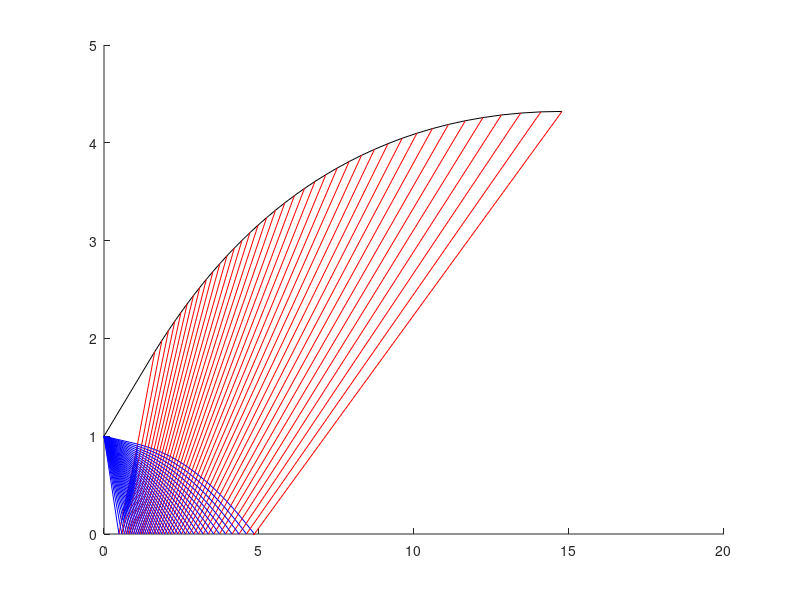

Here is the MATLAB script that generated this plot: (Note: this script raises an error after producing the figure.)
%% Housekeeping

clear %delete workspace
clc %clear command window
close all %close all figures and other popups

%% Definitions and initialisation

M = 2.6; %Exit Mach number (obtained from engine pressure ratio and ambient pressure, assuming perfet expansion)
y = 1.1336; %ratio of specific heats (gamma)

AR = ((y+1)/2)^((-(y+1))/(2*(y-1)))*((1+(y-1)/2*M^2)^((y+1)/(2*(y-1))))/M;
n = 39; %number of characteristic lines to plot
nu = (sqrt((y+1)/(y-1))*atan(sqrt((y-1)/(y+1)*(M^2-1))) - atan(sqrt(M^2-1))); %P-M function of half of exit mach number
theta_max = 0.5*nu; %set  max angle to half the P-M function of exit mach number (this is the maximum nozzle turning angle and the angle of the initial corner)

theta = zeros(n,n);
nu = zeros(n,n);
Kn = zeros(n,n);
Kp = zeros(n,n);
Mach = zeros(n,n);

dtheta = theta_max/n; %steps in angles
theta = [dtheta:dtheta:theta_max]; %array of angles (initial)
nu = theta; %set nu to be array of angles because you start at 0 flow angle, Mach 1
Kn = theta + nu; %constant for right running wave (top left to bottom right)
Kp = theta - nu; %constant for left running wave (bottom left to top right)

Theta = 0.5*bsxfun(@plus,Kn,-Kn'); %theta obtained back from Kn at every intersection point
Nu = 0.5*bsxfun(@minus,Kn,-Kn'); %nu obtained back from Kn at every intersection point
%bsxfun essentially intermeshes the arrays into matrices using the fact
%that reflected waves Kp = -Kn of the initial waves and transposing with -Kn' creates interface between ALL waves

Theta = [theta;Theta]; %matrix of theta (flow angles) at each point
Nu = [nu;Nu]; %matrix of nu (PM function angles) at each point
Mach = zeros(n+1,n); %empty matrix placeholder for mach numbers

for i = 1:n %for all reflected plus characteristics
    for j = 1:(n+1) %for all throat-originating minus characteristics
        Mach(j,i)=fsolve(@(x)(sqrt((y+1)/(y-1))*atan(sqrt((y-1)/(y+1)*(x^2-1)))-atan(sqrt(x^2-1))) - Nu(j,i),2); % use fzero function
        %         to find M solution of PM function for given nu, so this is Mach number at every intersection point.
    end
end

Mu = asin(1./Mach); %matrix of mach angles (physically the angle in which information propagates (mach cone for example) and the angle of expansion fans)
alpha_p = Theta+Mu; %constants for plus characteristic (bottom left to top right)
alpha_n = Theta-Mu; %constants for minus characteristic (top left to bottom right)
dydx_p=tan(alpha_p); %slopes of plus characteristic line
dydx_n=tan(alpha_n); %slopes of minus characteristic line


x = zeros(n+1,n); %empty matrix of x positions -> these will be points of intersecting characteristics that plot the lines
y = zeros(n+1,n); %empty matrix of y positons -> these will be points of intersecting characteristics that plot the lines

%% Calculate points on reflected plus characteristics

%i denotes the index of throat-originated minus characteristics
%j denotes the index of the reflected plus characteristics

for i=1:n %for all reflected plus characteristics
    for j=i:n %for all throat-originated minus characteristics that this reflected line crosses
        if i == 1 %if first reflected plus characteristic
            if j == 1 %if first throat-originated minus characteristic (has some numerical funkiness)
                x(i,j)= -2/(dydx_n(i,j)-dydx_p(i,j)); %dx after moving dy = -1 (i.e throat to centreline)
                y(i,j)= 1 + dydx_n(i,j)*x(i,j); %going from 1 down to centreline with slope; should always equal 0.
            else
                x(i,j)= (-2)/(dydx_n(i,j)-dydx_p(i,j)); %dx after moving dy = -1 (i.e throat to centreline)
                y(i,j)= 1 + dydx_n(i,j)*x(i,j); %going from 1 down to centreline with slope; should always equal 0.
            end
        else %for all other reflected plus characteristics after first
            if i == j %point of reflection i.e on centreline
                x(i,j) = x(i-1,j) - y(i-1,j)/dydx_n(i,j); %calculate from previous point and current line slope knowing that y = 0 at centreline.
            else %points of intersections with throat-originating minus characteristics
                x(i,j) = (y(i,j-1) - y(i-1,j) - x(i,j-1)*dydx_p(i,j) + x(i-1,j)*dydx_n(i,j))/(dydx_n(i,j)-dydx_p(i,j)); %see below
                %This the exact same equation used in method of characteristics
                %to find the location of points from two preceding points from
                %which two characteristic lines originate and which intersect at
                %the point i,j. Simply connect the dots.
                y(i,j) = y(i-1,j) + dydx_n(i,j)*(x(i,j)-x(i-1,j)); %knowing x(i,j) you only need to use one previous point to find y.
            end
        end
    end
end


%% Plot characteristics so far

figure() %create figure
hold on %hold all plots on same figure

for i = 2:n %for all characteristics
    plot(x(i,i:n),y(i,i:n),'r') %plot the reflected plus characteristics
    
    xplot = x; %see below
    xplot(xplot==0)=nan; %data set without ugly 0 values
    
    plot([0,xplot(1,i)],[1,y(1,i)],'b') %plot the throat-originating minus characteristics before meeting reflections
    plot(xplot(1:n,i),y(1:n,i),'b'); %plot the throat-originating minus characteristics after meeting reflections
    
end

%% Calculate wall coordinates

theta_av = 0.5*(Theta(1:(n),n) + Theta(2:(n+1),n)); %flow angle at walls;
%note that n = 39 and we have n+1 lines
%Theta(:,n) are flow angles after crossing the last throat originating
%characteristic; these and other values are then constant until they hit
%the wall. So these are wall angles and values.
%This line finds the wall flow angle by averaging between two consecutive wall points
a_w = tan(theta_av); % wall slopes in dy/dx
a_c = dydx_p(1:n,n); % dy/dx slopes of the reflected plus characteristics at wall
X_c = x(1:n,n); %x coordinate of reflected plus characteristic after crossing last throat-originating minus characteristic
Y_c = y(1:n,n); %y coordinate of reflected plus characteristic after crossing last throat-originating minus characteristic
X_w = zeros(n+1,1); %empty matrix of wall x coordinates
Y_w = [1;zeros(n,1)]; %empty matrix of wall y coordinates

%% Plot wall

for i=2:(n+1) %for all wall points -> start at 2 to n+1 because of numerical scheme propagating from previous point
    %     X_w(i,1) = (Y_w(i-1,1)-Y_c(i-1,1)-a_w(i-1,1)*X_w(i-1,1)+a_c(i-1,1)*X_c(i-1,1))/(a_c(i-1,1)-a_w(i-1,1)); %x coordinate of wall
    %by combining previous wall coordinate and characteristic line
    %meeting the current wall point
    X_w(i,1) = (X_w(i-1,1)*a_w(i-1,1)-X_c(i-1,1)*a_c(i-1,1)+Y_c(i-1,1)-Y_w(i-1,1))/(a_w(i-1,1)-a_c(i-1,1)); %x coordinate of wall
    
    %     Y_w(i,1) = Y_w(i-1,1) + a_w(i-1,1)*(X_w(i,1)-X_w(i-1,1)); %wall y coordinates
    Y_w(i,1) = Y_w(i-1,1) + a_w(i-1,1)*(X_w(i,1)-X_w(i-1,1)); %wall y coordinates
end
plot(X_w,Y_w,'k') %plot nozzle wall

for i = 3:n+1
    plot([X_c(i-1),X_w(i)],[Y_c(i-1),Y_w(i)],'r') %plot reflected plus characteristics to wall
end

%% Postprocessing

plot([0,X_w(end)],[0,0],'k','linestyle','- -') %plot centreline

